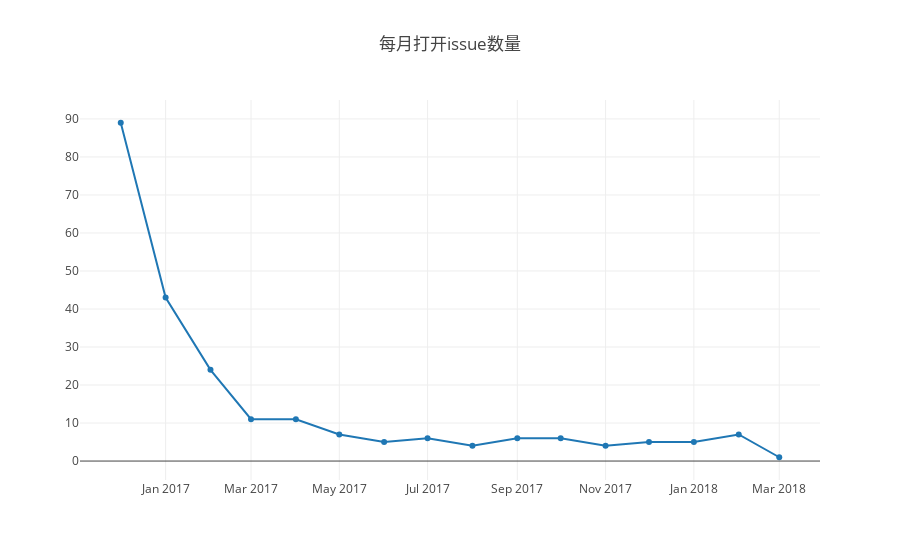

Source (notebook cell):
### Markdown cell above
### 2.1 每月打开 Issue 个数

### Code cell
Promise.all(years.map(y=>{
    var q=`select issue_create_year, issue_create_month, count(issue_number) as create_issue_number
    from
    (select toYear(issue_created_at) as issue_create_year, toMonth(issue_created_at)as issue_create_month,issue_number
    from github_log.year${y}
         where repo_id='75566993'
               and type in ('IssuesEvent','IssueCommentEvent','PullRequestEvent','PullRequestReviewComment')
                and action = 'opened'
    )t
    group by (issue_create_year, issue_create_month)
    order by (issue_create_year, issue_create_month)`;
    return openDigger.driver.clickhouse.query(q);
})).then(data =>
        {var createIssueCount = [], ytos = [],issuetable =[];
        data.forEach(d=> {
        d.forEach(t => {
            createIssueCount.push(t.create_issue_number);
            ytos.push(t.issue_create_year + '-' + t.issue_create_month.toString().padStart(2, '0'));
            issuetable.push([t.issue_create_year + '-' + t.issue_create_month.toString().padStart(2, '0'),t.create_issue_number])
    });
        });
        openDigger.render.plotly([
        {x: ytos, y: createIssueCount, mode: 'scatter', name: '每月打开issue数量'},
    ], {
        title: '每月打开issue数量'
        ,yaxis2: { overlaying: 'y', side: 'right', anchor: 'x' }
    });
         console.table(issuetable);
});

### Figure 1 — Plotly figure (JSON) as saved in the notebook; plotly's stock layout.template omitted (floating-point values rounded to 4 significant figures)
{"data": [{"mode": "scatter", "name": "每月打开issue数量", "x": ["2016-12", "2017-01", "2017-02", "2017-03", "2017-04", "2017-05", "2017-06", "2017-07", "2017-08", "2017-09", "2017-10", "2017-11", "2017-12", "2018-01", "2018-02", "2018-03"], "y": ["89", "43", "24", "11", "11", "7", "5", "6", "4", "6", "6", "4", "5", "5", "7", "1"]}], "layout": {"autosize": true, "title": {"text": "每月打开issue数量"}, "xaxis": {"autorange": true, "range": ["2016-11-03 05:07:27.3204", "2018-03-28 18:52:32.6796"], "type": "date"}, "yaxis": {"autorange": true, "range": [-6.262, 96.26], "type": "linear"}, "yaxis2": {"anchor": "x", "overlaying": "y", "side": "right"}}}
